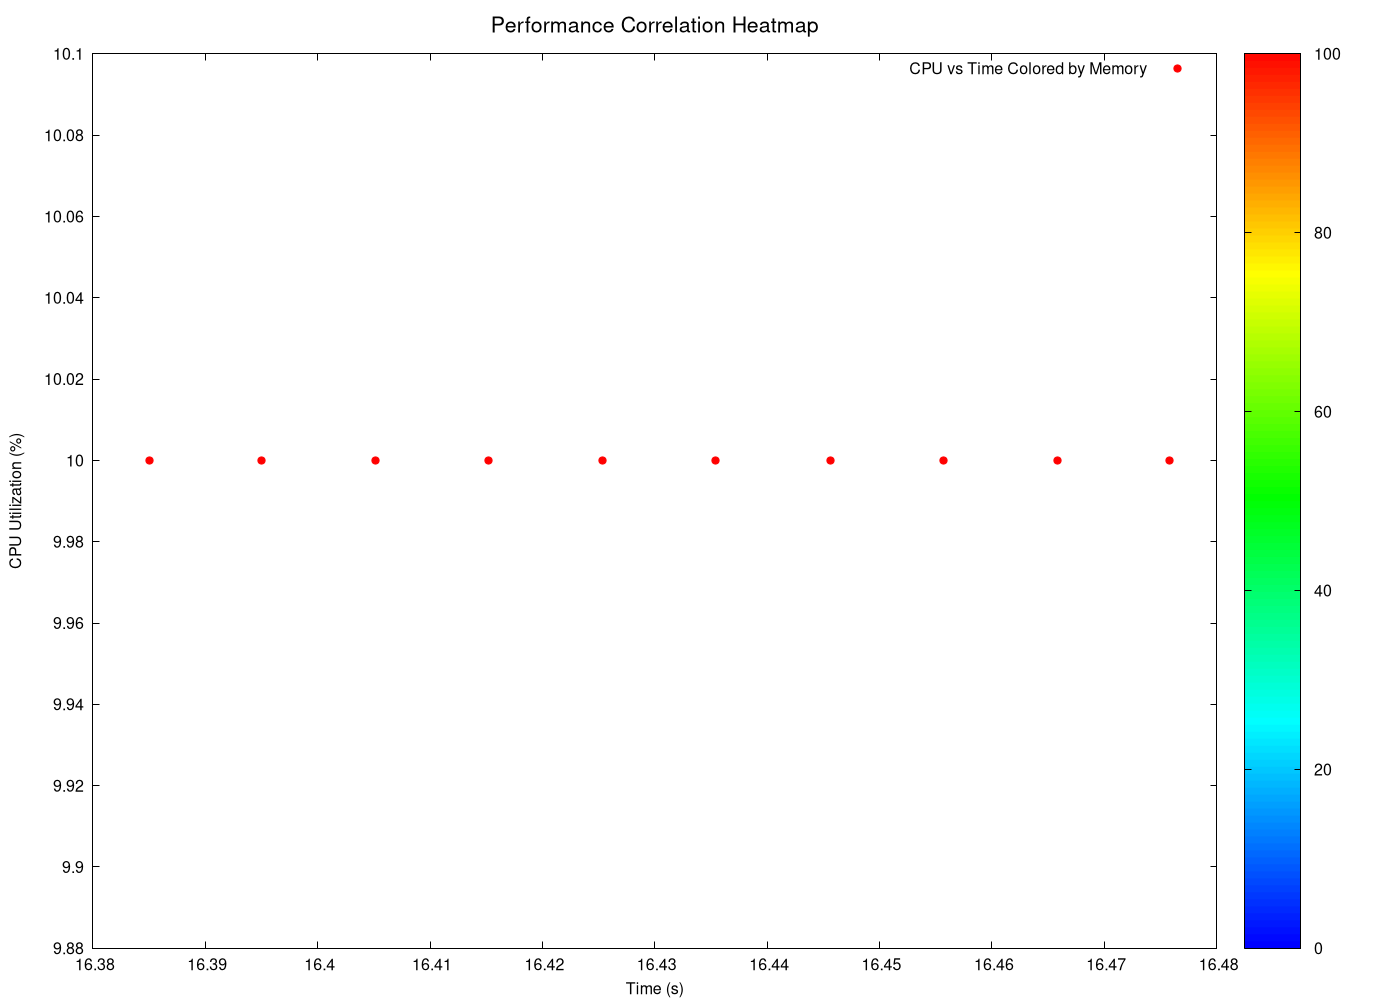

This chart was generated by the following gnuplot code:
# GNUplot script for 3D heatmaps
set terminal pngcairo enhanced font 'Helvetica,12' size 1400,1000
set output 'png/heap_sort_20260131_225122_3d_heatmap_heatmap.png'

set title 'Performance Correlation Heatmap' font 'Helvetica,16'
set xlabel 'Time (s)' font 'Helvetica,12'
set ylabel 'CPU Utilization (%)' font 'Helvetica,12'
set zlabel 'Memory Usage (MB)' font 'Helvetica,12'

# Configure pm3d for heatmap
set pm3d map
set palette defined (0 '#0000ff', 1 '#00ffff', 2 '#00ff00', 3 '#ffff00', 4 '#ff0000')
set cbrange [0:]
set view map

# 2D heatmap projection (since we have time-series data)
plot 'png/heap_sort_20260131_225122_3d_heatmap_heatmap.dat' using 1:2:3 with points palette pt 7 ps 1.2 title 'CPU vs Time Colored by Memory'
